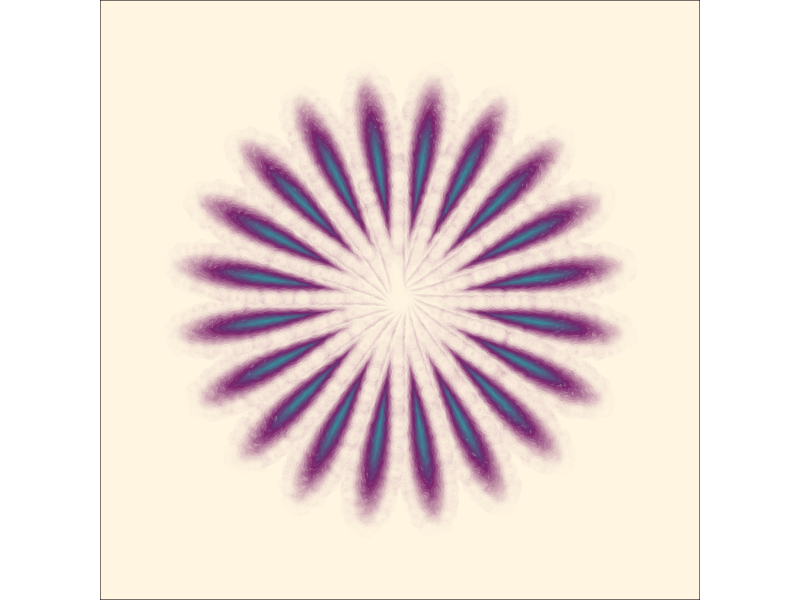

Reproduce this figure in R.
## ---- chunk 1
#=============================================================================#
#Library Load-in---------------------------------------------------------------
#=============================================================================#
library(dplyr) #For data wrangling/manipulation
library(purrr) #For list wrangling/manipulation/iterations
library(ggplot2) #For plotting

#=============================================================================#
#Data Set-up-------------------------------------------------------------------
#=============================================================================#

#Angles in a circle#
theta <- seq(0,2*pi, length.out = 100)

#Creating a basic unit circle#
unit_circle <- tibble(x = cos(theta),
                      y = sin(theta))

#Picking out a color palette#
color_pal <- c("#FFD39A", "#319DA0", "#781C68", "#FFF5E1")

#Setting background color#
background <- "#fff5e1"

#Setting the petal amount (n)#
n = 20

#Creating iterations
n_iters <- 1:n

#Setting x and y transformations#
trans <- seq(0,.5, length = n)

#Setting colors#
fills <- colorRampPalette(color_pal)(n)

#Setting transparencies#
alphas <- seq(1,.2, length = n)

#Setting List options#
list_opts <- list(trans,
                  fills,
                  alphas)

#=============================================================================#
#Data Compilation--------------------------------------------------------------
#=============================================================================#
base <- pmap_df(list_opts, ~unit_circle|>
                  mutate(x = x * ..1,
                         y = y * ..1,
                         group = paste0("circle",..1),
                         fill = ..2,
                         alpha = ..3
                  )
)


final <- map_df(n_iters, ~base|>
                  mutate(x = x + .x,
                         group = paste0("circle",.x)
                  )
)


#=============================================================================#
#Final Piece-------------------------------------------------------------------
#=============================================================================#

final |>
  ggplot(aes(x,y, group = group))+
  theme_void()+
  theme(plot.background = element_rect(fill = background))+
  geom_point(color = final$fill,position = position_jitter(width = .01, height = .02),
             alpha = final$alpha,
             fill = background,
             shape = 21,
             stroke = 3)+
  coord_polar()

#Use to save output:

# ggsave("images/gen_2.png",
#        dpi = 300,
#        device = "png",
#        bg = "transparent",
#        height = 10,
#        width = 10)
